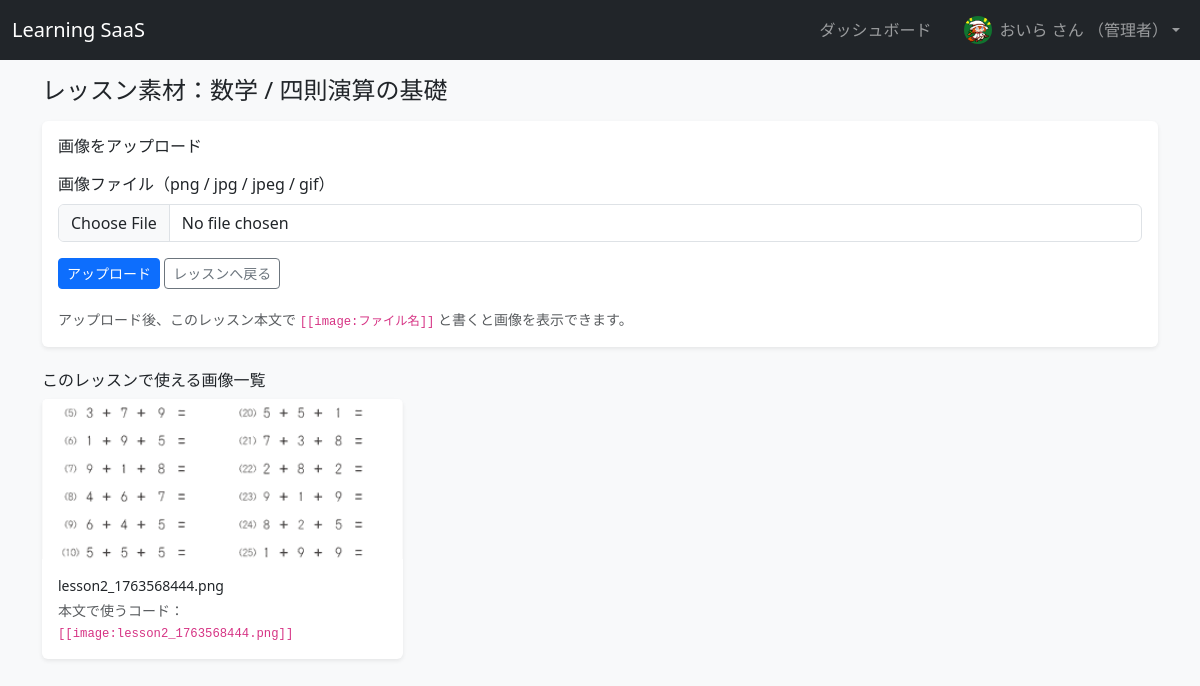
The page /lessons/2/assets (signed in) on the database its author committed.
### app/models.py (models this page shows)
class UserProfile(db.Model):
    __tablename__ = "user_profiles"
    id = db.Column(db.Integer, primary_key=True)
    user_id = db.Column(
        db.Integer, db.ForeignKey("users.id"), nullable=False, unique=True
    )
    display_name = db.Column(db.String(100), nullable=True)
    avatar_filename = db.Column(db.String(255), nullable=True)
    weekly_goal_lessons = db.Column(db.Integer, nullable=True)
    user = db.relationship("User", back_populates="profile")

class Course(db.Model):
    __tablename__ = "courses"
    id = db.Column(db.Integer, primary_key=True)
    title = db.Column(db.String(100), nullable=False)
    description = db.Column(db.Text, nullable=True)
    created_at = db.Column(db.DateTime, default=datetime.utcnow)
    thumbnail_filename = db.Column(db.String(255), nullable=True)
    category = db.Column(db.String(50), nullable=True)
    level = db.Column(db.String(20), nullable=True)
    lessons = db.relationship(
        "Lesson",
        back_populates="course",
        cascade="all, delete-orphan",
        lazy=True,
    )
    enrollments = db.relationship("Enrollment", back_populates="course")

class Lesson(db.Model):
    __tablename__ = "lessons"
    id = db.Column(db.Integer, primary_key=True)
    course_id = db.Column(db.Integer, db.ForeignKey("courses.id"), nullable=False)
    title = db.Column(db.String(100), nullable=False)
    content = db.Column(db.Text, nullable=True)
    sort_order = db.Column(db.Integer, default=1)
    course = db.relationship("Course", back_populates="lessons")
    progress = db.relationship(
        "LessonProgress", back_populates="lesson", cascade="all, delete-orphan"
    )
    quiz_questions = db.relationship(
        "QuizQuestion", back_populates="lesson", cascade="all, delete-orphan"
    )
    quiz_results = db.relationship(
        "QuizResult", back_populates="lesson", cascade="all, delete-orphan"
    )

### app/main.py (the view, shortened to what this page needs)
@bp.route("/lessons/<int:lesson_id>/assets", methods=["GET", "POST"])
@login_required
def lesson_assets(lesson_id: int):
    if current_user.role != "admin":
        flash("レッスン素材の管理は管理者のみ可能です。", "danger")
        return redirect(url_for("main.lesson_detail", lesson_id=lesson_id))
    lesson = Lesson.query.get_or_404(lesson_id)
    upload_dir = os.path.join(current_app.root_path, "static", "uploads", "lessons")
    os.makedirs(upload_dir, exist_ok=True)
    files: list[str] = []
    if os.path.isdir(upload_dir):
        for fname in sorted(os.listdir(upload_dir)):
            if fname.startswith(f"lesson{lesson.id}_"):
                files.append(fname)
    return render_template("courses/lesson_assets.html", lesson=lesson, files=files)

### app/models.py (called while the page is built)
@login_manager.user_loader
def load_user(user_id: str):
    return User.query.get(int(user_id))

    @property
    def display_name(self) -> str:
        if self.profile and self.profile.display_name:
            return self.profile.display_name
        return self.username

### app/templates/courses/lesson_assets.html (shortened to what this page needs)
{% extends "base.html" %}
{% block content %}
  <h1 class="h4 mb-3">
    レッスン素材：{{ lesson.course.title }} / {{ lesson.title }}
  </h1>
  <div class="card border-0 shadow-sm mb-4">
    <div class="card-body">
      <h2 class="h6 mb-3">画像をアップロード</h2>
      <form method="post" enctype="multipart/form-data" class="vstack gap-3">
        <div>
          <label class="form-label">画像ファイル（png / jpg / jpeg / gif）</label>
          <input type="file" name="file" class="form-control" required>
        </div>
        <div>
          <button class="btn btn-primary btn-sm">アップロード</button>
          <a href="{{ url_for('main.lesson_detail', lesson_id=lesson.id) }}"
             class="btn btn-outline-secondary btn-sm">
            レッスンへ戻る
          </a>
        </div>
        <div class="form-text">
          アップロード後、このレッスン本文で
          <code>[ [image:ファイル名]]</code> と書くと画像を表示できます。
        </div>
      </form>
    </div>
  </div>
  <h2 class="h6 mb-2">このレッスンで使える画像一覧</h2>
  {% if files %}
    <div class="row g-3">
      {% for fname in files %}
        <div class="col-md-4">
          <div class="card h-100 border-0 shadow-sm">
            <img
              src="{{ url_for('static', filename='uploads/lessons/' ~ fname) }}"
              class="card-img-top"
              alt="{{ fname }}"
              style="height: 160px; object-fit: cover;"
            >
            <div class="card-body">
              <p class="small mb-1">{{ fname }}</p>
              <p class="small text-muted mb-0">
                本文で使うコード：<br>
                <code>[ [image:{{ fname }}]]</code>
              </p>
            </div>
          </div>
        </div>
      {% endfor %}
    </div>
  {% else %}
    <p>まだこのレッスン用の画像はありません。</p>
  {% endif %}
{% endblock %}

### app/templates/base.html (shortened to what this page needs)
<!doctype html>
<html lang="ja">
  <head>
    <link
      href="https://cdn.jsdelivr.net/npm/bootstrap@5.3.3/dist/css/bootstrap.min.css"
      rel="stylesheet"
    >
  </head>
  <body class="bg-light">
    <nav class="navbar navbar-expand-lg navbar-dark bg-dark mb-3">
      <div class="container-fluid">
        <a class="navbar-brand" href="{{ url_for('main.index') }}">Learning SaaS</a>
        <div class="collapse navbar-collapse justify-content-end" id="navbarMain">
          <ul class="navbar-nav align-items-center mb-2 mb-lg-0">
            {% if current_user.is_authenticated %}
              <li class="nav-item me-3">
                <a class="nav-link" href="{{ url_for('main.dashboard') }}">ダッシュボード</a>
              </li>
              <li class="nav-item dropdown">
                <a
                  class="nav-link dropdown-toggle d-flex align-items-center"
                  href="#"
                  id="userDropdown"
                  role="button"
                  data-bs-toggle="dropdown"
                  aria-expanded="false"
                >
                  {% if current_user.profile and current_user.profile.avatar_filename %}
                    <img
                      src="{{ url_for('static', filename='uploads/avatars/' ~ current_user.profile.avatar_filename) }}"
                      alt="avatar"
                      class="rounded-circle me-2"
                      style="width: 28px; height: 28px; object-fit: cover;"
                    >
                  {% endif %}
                  <span>
                    {{ current_user.display_name }} さん
                    {% if current_user.role == "admin" %}
                      （管理者）
                    {% endif %}
                  </span>
                </a>
              </li>
            {% else %}
              <li class="nav-item">
                <a class="nav-link" href="{{ url_for('auth.login') }}">ログイン</a>
              </li>
            {% endif %}
          </ul>
        </div>
      </div>
    </nav>
    <main class="container mb-5">
      {% block content %}{% endblock %}
    </main>
  </body>
</html>

### rows shown on the page
UserProfile: avatar_filename (picture), display_name "おいら"
Course: course "数学"
Lesson: title "四則演算の基礎"

### other values the page prints
{{ fname }} "lesson2_1763568444.png"
